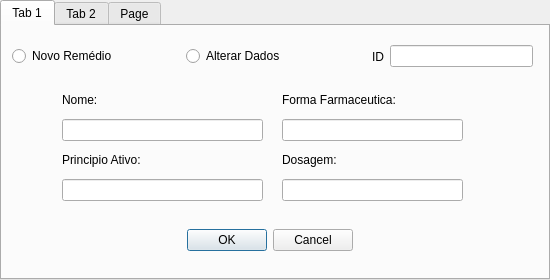
<?xml version="1.0" encoding="UTF-8"?>
<ui version="4.0">
 <class>Remedio</class>
 <widget class="QDialog" name="Remedio">
  <property name="geometry">
   <rect>
    <x>0</x>
    <y>0</y>
    <width>550</width>
    <height>280</height>
   </rect>
  </property>
  <property name="windowTitle">
   <string>Dialog</string>
  </property>
  <widget class="QTabWidget" name="tabWidget">
   <property name="geometry">
    <rect>
     <x>0</x>
     <y>0</y>
     <width>550</width>
     <height>280</height>
    </rect>
   </property>
   <property name="currentIndex">
    <number>0</number>
   </property>
   <widget class="QWidget" name="tab">
    <attribute name="title">
     <string>Tab 1</string>
    </attribute>
    <widget class="QWidget" name="verticalLayoutWidget">
     <property name="geometry">
      <rect>
       <x>60</x>
       <y>60</y>
       <width>201</width>
       <height>55</height>
      </rect>
     </property>
     <layout class="QVBoxLayout" name="verticalLayout">
      <item>
       <widget class="QLabel" name="label">
        <property name="text">
         <string>Nome:</string>
        </property>
       </widget>
      </item>
      <item>
       <widget class="QLineEdit" name="nome_f"/>
      </item>
     </layout>
    </widget>
    <widget class="QWidget" name="verticalLayoutWidget_2">
     <property name="geometry">
      <rect>
       <x>60</x>
       <y>120</y>
       <width>201</width>
       <height>55</height>
      </rect>
     </property>
     <layout class="QVBoxLayout" name="verticalLayout_2">
      <item>
       <widget class="QLabel" name="label_3">
        <property name="text">
         <string>Principio Ativo:</string>
        </property>
       </widget>
      </item>
      <item>
       <widget class="QLineEdit" name="convenio"/>
      </item>
     </layout>
    </widget>
    <widget class="QWidget" name="verticalLayoutWidget_4">
     <property name="geometry">
      <rect>
       <x>280</x>
       <y>60</y>
       <width>181</width>
       <height>55</height>
      </rect>
     </property>
     <layout class="QVBoxLayout" name="crmbox">
      <item>
       <widget class="QLabel" name="crml">
        <property name="text">
         <string>Forma Farmaceutica:</string>
        </property>
       </widget>
      </item>
      <item>
       <widget class="QLineEdit" name="idade"/>
      </item>
     </layout>
    </widget>
    <widget class="QDialogButtonBox" name="buttonBox">
     <property name="geometry">
      <rect>
       <x>180</x>
       <y>200</y>
       <width>171</width>
       <height>29</height>
      </rect>
     </property>
     <property name="standardButtons">
      <set>QDialogButtonBox::StandardButton::Cancel|QDialogButtonBox::StandardButton::Ok</set>
     </property>
    </widget>
    <widget class="QWidget" name="horizontalLayoutWidget">
     <property name="geometry">
      <rect>
       <x>10</x>
       <y>10</y>
       <width>341</width>
       <height>41</height>
      </rect>
     </property>
     <layout class="QHBoxLayout" name="horizontalLayout">
      <item>
       <widget class="QRadioButton" name="novo_func">
        <property name="text">
         <string>Novo Remédio</string>
        </property>
       </widget>
      </item>
      <item>
       <widget class="QRadioButton" name="Alterar_d">
        <property name="text">
         <string>Alterar Dados</string>
        </property>
       </widget>
      </item>
     </layout>
    </widget>
    <widget class="QWidget" name="horizontalLayoutWidget_2">
     <property name="geometry">
      <rect>
       <x>370</x>
       <y>10</y>
       <width>161</width>
       <height>41</height>
      </rect>
     </property>
     <layout class="QHBoxLayout" name="horizontalLayout_2">
      <item>
       <widget class="QLabel" name="idlb">
        <property name="text">
         <string>ID</string>
        </property>
       </widget>
      </item>
      <item>
       <widget class="QLineEdit" name="id"/>
      </item>
     </layout>
    </widget>
    <widget class="QWidget" name="verticalLayoutWidget_3">
     <property name="geometry">
      <rect>
       <x>280</x>
       <y>120</y>
       <width>181</width>
       <height>55</height>
      </rect>
     </property>
     <layout class="QVBoxLayout" name="verticalLayout_3">
      <item>
       <widget class="QLabel" name="label_5">
        <property name="text">
         <string>Dosagem:</string>
        </property>
       </widget>
      </item>
      <item>
       <widget class="QLineEdit" name="convenio_2"/>
      </item>
     </layout>
    </widget>
   </widget>
   <widget class="QWidget" name="tab_2">
    <attribute name="title">
     <string>Tab 2</string>
    </attribute>
    <widget class="QWidget" name="verticalLayoutWidget_7">
     <property name="geometry">
      <rect>
       <x>290</x>
       <y>20</y>
       <width>242</width>
       <height>211</height>
      </rect>
     </property>
     <layout class="QVBoxLayout" name="verticalLayout_7">
      <item>
       <widget class="QLabel" name="label_8">
        <property name="text">
         <string>Pesquisar por nome/principio ativo:</string>
        </property>
        <property name="alignment">
         <set>Qt::AlignmentFlag::AlignCenter</set>
        </property>
       </widget>
      </item>
      <item>
       <widget class="QLineEdit" name="p_nome"/>
      </item>
      <item>
       <widget class="QListWidget" name="mostrar_nome"/>
      </item>
      <item>
       <widget class="QPushButton" name="pushButton_2">
        <property name="text">
         <string>Listar</string>
        </property>
       </widget>
      </item>
     </layout>
    </widget>
    <widget class="QWidget" name="verticalLayoutWidget_6">
     <property name="geometry">
      <rect>
       <x>10</x>
       <y>20</y>
       <width>271</width>
       <height>211</height>
      </rect>
     </property>
     <layout class="QVBoxLayout" name="verticalLayout_6">
      <item>
       <widget class="QLabel" name="label_7">
        <property name="text">
         <string>Listar Remédios</string>
        </property>
        <property name="alignment">
         <set>Qt::AlignmentFlag::AlignCenter</set>
        </property>
       </widget>
      </item>
      <item>
       <widget class="QListWidget" name="lista1"/>
      </item>
      <item>
       <widget class="QPushButton" name="pushButton">
        <property name="text">
         <string>Listar</string>
        </property>
       </widget>
      </item>
     </layout>
    </widget>
   </widget>
   <widget class="QWidget" name="tab_3">
    <attribute name="title">
     <string>Page</string>
    </attribute>
    <widget class="QWidget" name="verticalLayoutWidget_8">
     <property name="geometry">
      <rect>
       <x>30</x>
       <y>10</y>
       <width>191</width>
       <height>111</height>
      </rect>
     </property>
     <layout class="QVBoxLayout" name="verticalLayout_4">
      <item>
       <widget class="QLabel" name="label_4">
        <property name="text">
         <string>Excluir Remédio</string>
        </property>
        <property name="alignment">
         <set>Qt::AlignmentFlag::AlignCenter</set>
        </property>
       </widget>
      </item>
      <item>
       <layout class="QHBoxLayout" name="horizontalLayout_3">
        <item>
         <widget class="QLabel" name="idlb_2">
          <property name="text">
           <string>ID</string>
          </property>
         </widget>
        </item>
        <item>
         <widget class="QLineEdit" name="id_2"/>
        </item>
       </layout>
      </item>
      <item>
       <widget class="QPushButton" name="pushButton_3">
        <property name="text">
         <string>Excluir</string>
        </property>
       </widget>
      </item>
     </layout>
    </widget>
    <widget class="QWidget" name="verticalLayoutWidget_10">
     <property name="geometry">
      <rect>
       <x>250</x>
       <y>10</y>
       <width>271</width>
       <height>211</height>
      </rect>
     </property>
     <layout class="QVBoxLayout" name="verticalLayout_8">
      <item>
       <widget class="QLabel" name="label_9">
        <property name="text">
         <string>Pesquisar por nome/principio ativo:</string>
        </property>
        <property name="alignment">
         <set>Qt::AlignmentFlag::AlignCenter</set>
        </property>
       </widget>
      </item>
      <item>
       <widget class="QLineEdit" name="p_nome2"/>
      </item>
      <item>
       <widget class="QListWidget" name="mostrar_nome2"/>
      </item>
      <item>
       <widget class="QPushButton" name="pushButton_4">
        <property name="text">
         <string>Listar</string>
        </property>
       </widget>
      </item>
     </layout>
    </widget>
   </widget>
  </widget>
 </widget>
 <resources/>
 <connections/>
</ui>
